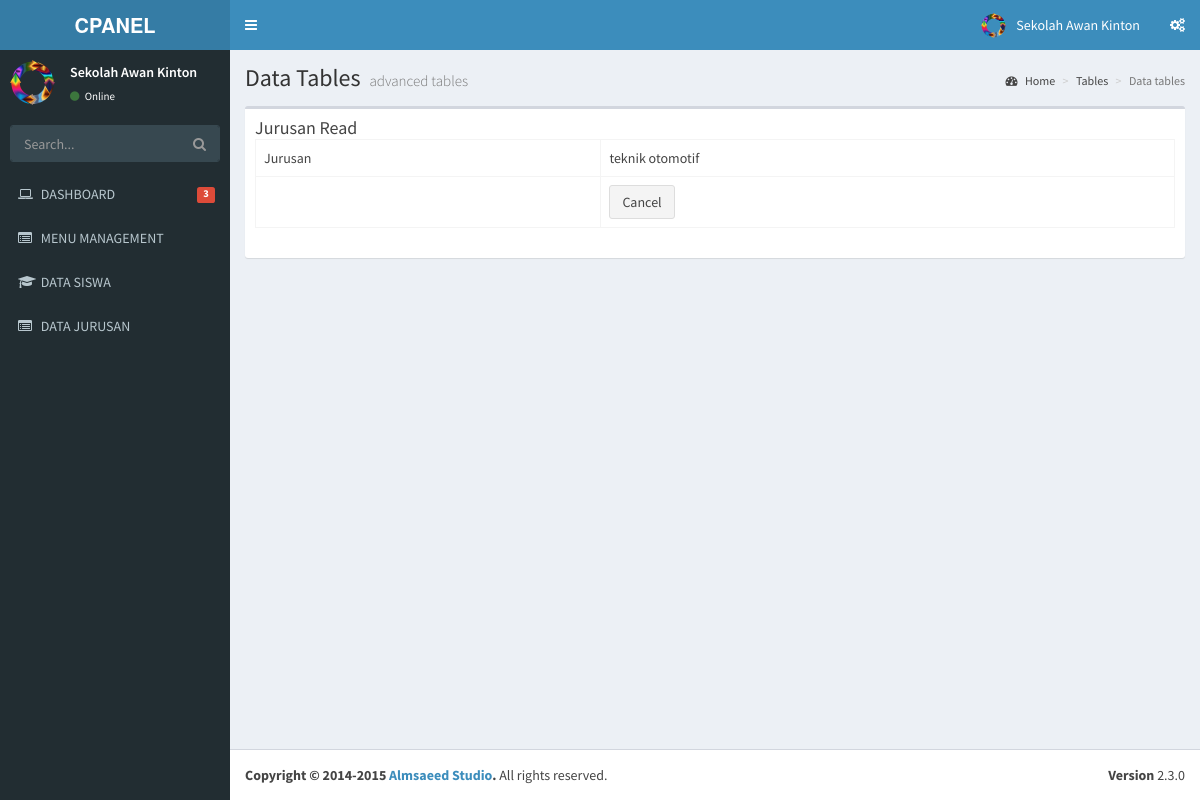
Screenshot of /jurusan/read/3 with the database file from the repository.
### tables this page shows
CREATE TABLE IF NOT EXISTS `menu` (
`id` int(11) NOT NULL,
  `name` varchar(50) NOT NULL,
  `link` varchar(50) NOT NULL,
  `icon` varchar(30) NOT NULL,
  `is_active` int(1) NOT NULL,
  `is_parent` int(1) NOT NULL
);

CREATE TABLE IF NOT EXISTS `jurusan` (
`id_jurusan` int(11) NOT NULL,
  `jurusan` varchar(20) NOT NULL
);

### application/libraries/Template.php (called while the page is built)
<?php if ( ! defined('BASEPATH')) exit('No direct script access allowed');
class Template {
		var $template_data = array();
		function set($name, $value)
		{
			$this->template_data[$name] = $value;
		}
		function load($template = '', $view = '' , $view_data = array(), $return = FALSE)
		{
			$this->CI =& get_instance();
			$this->set('contents', $this->CI->load->view($view, $view_data, TRUE));
			return $this->CI->load->view($template, $this->template_data, $return);
		}
}

### application/controllers/Jurusan.php (called while the page is built, shortened)
<?php
class Jurusan extends CI_Controller
{
    public function read($id)
    {
        $row = $this->Jurusan_model->get_by_id($id);
        if ($row) {
            $data = array(
		'id_jurusan' => $row->id_jurusan,
		'jurusan' => $row->jurusan,
	    );
            $this->template->load('template','jurusan_read', $data);
        } else {
            $this->session->set_flashdata('message', 'Record Not Found');
            redirect(site_url('jurusan'));
        }
    }
}

### index.php (called while the page is built, shortened)
<?php
require_once BASEPATH.'core/CodeIgniter.php';

### application/models/Jurusan_model.php (called while the page is built, shortened)
<?php
class Jurusan_model extends CI_Model
{
    public $table = 'jurusan';
    public $id = 'id_jurusan';
    function get_by_id($id)
    {
        $this->db->where($this->id, $id);
        return $this->db->get($this->table)->row();
    }
}

### application/views/template.php (the view, shortened to what this page needs)
<!DOCTYPE html>
<html>
    <head>
        <link rel="stylesheet" href="<?php echo base_url() ?>template/bootstrap/css/bootstrap.min.css">
        <link rel="stylesheet" href="<?php echo base_url() ?>template/font-awesome-4.4.0/css/font-awesome.min.css">
        <link rel="stylesheet" href="<?php echo base_url() ?>template/ionicons-2.0.1/css/ionicons.min.css">
        <link rel="stylesheet" href="<?php echo base_url() ?>template/plugins/datatables/dataTables.bootstrap.css">
        <link rel="stylesheet" href="<?php echo base_url() ?>template/dist/css/AdminLTE.min.css">
        <link rel="stylesheet" href="<?php echo base_url() ?>template/dist/css/skins/_all-skins.min.css">
    </head>
    <body class="hold-transition skin-blue sidebar-mini">
        <div class="wrapper">
            <header class="main-header">
                <a href="index2.html" class="logo">
                    <span class="logo-lg"><b>CPANEL</b></span>
                </a>
                <nav class="navbar navbar-static-top" role="navigation">
                    <a href="#" class="sidebar-toggle" data-toggle="offcanvas" role="button">
                    </a>
                    <div class="navbar-custom-menu">
                        <ul class="nav navbar-nav">
                            <li class="dropdown user user-menu">
                                <a href="#" class="dropdown-toggle" data-toggle="dropdown">
                                    <img src="<?php echo base_url()?>template/dist/img/logo.png" class="user-image" alt="User Image">
                                    <span class="hidden-xs">Sekolah Awan Kinton</span>
                                </a>
                            </li>
                            <li>
                                <a href="#" data-toggle="control-sidebar"><i class="fa fa-gears"></i></a>
                            </li>
                        </ul>
                    </div>
                </nav>
            </header>
            <aside class="main-sidebar">
                <section class="sidebar">
                    <div class="user-panel">
                        <div class="pull-left image">
                            <img src="<?php echo base_url()?>template/dist/img/logo.png" class="img-circle" alt="User Image">
                        </div>
                        <div class="pull-left info">
                            <p>Sekolah Awan Kinton</p>
                            <a href="#"><i class="fa fa-circle text-success"></i> Online</a>
                        </div>
                    </div>
                    <form action="#" method="get" class="sidebar-form">
                        <div class="input-group">
                            <input type="text" name="q" class="form-control" placeholder="Search...">
                            <span class="input-group-btn">
                                <button type="submit" name="search" id="search-btn" class="btn btn-flat"><i class="fa fa-search"></i></button>
                            </span>
                        </div>
                    </form>
                    <ul class="sidebar-menu">
                        <li>
                            <a href="<?php echo site_url('dashboard') ?>">
                                <i class="fa fa-laptop"></i> <span>DASHBOARD</span>
                                <small class="label pull-right bg-red">3</small>
                            </a>
                        </li>
                        <?php
                        $menu = $this->db->get_where('menu', array('is_parent' => 0,'is_active'=>1));
                        foreach ($menu->result() as $m) {
                            $submenu = $this->db->get_where('menu',array('is_parent'=>$m->id,'is_active'=>1));
                            if($submenu->num_rows()>0){
                                echo "<li class='treeview'>
                                    ".anchor('#',  "<i class='$m->icon'></i>".strtoupper($m->name).' <i class="fa fa-angle-left pull-right"></i>')."
                                        <ul class='treeview-menu'>";
                                foreach ($submenu->result() as $s){
                                     echo "<li>" . anchor($s->link, "<i class='$s->icon'></i> <span>" . strtoupper($s->name)) . "</span></li>";
                                }
                                   echo"</ul>
                                    </li>";
                            }else{
                                echo "<li>" . anchor($m->link, "<i class='$m->icon'></i> <span>" . strtoupper($m->name)) . "</span></li>";
                            }
                        }
                        ?>
                    </ul>
                </section>
            </aside>
            <div class="content-wrapper">
                <section class="content-header">
                    <h1>
                        Data Tables
                        <small>advanced tables</small>
                    </h1>
                    <ol class="breadcrumb">
                        <li><a href="#"><i class="fa fa-dashboard"></i> Home</a></li>
                        <li><a href="#">Tables</a></li>
                        <li class="active">Data tables</li>
                    </ol>
                </section>
                <?php
                echo $contents;
                ?>
            </div>
            <footer class="main-footer">
                <div class="pull-right hidden-xs">
                    <b>Version</b> 2.3.0
                </div>
                <strong>Copyright &copy; 2014-2015 <a href="http://almsaeedstudio.com">Almsaeed Studio</a>.</strong> All rights reserved.
            </footer>
        </div>
    </body>
</html>

### application/views/jurusan_read.php
       <section class='content'>
         <div class='row'>
           <div class='col-xs-12'>
             <div class='box'>
               <div class='box-header'>
               <h3 class='box-title'>Jurusan Read</h3>
       <table class="table table-bordered">
    <tr><td>Jurusan</td><td><?php echo $jurusan; ?></td></tr>
    <tr><td></td><td><a href="<?php echo site_url('jurusan') ?>" class="btn btn-default">Cancel</a></td></tr>
</table>
       </div>
             </div>
           </div>
         </div>
       </section>

### rows the page displays
menu: link+icon+name "MENU MANAGEMENT"
menu: link+icon+name "DATA SISWA"
menu: link+icon+name "DATA JURUSAN"
jurusan: jurusan "teknik otomotif"
